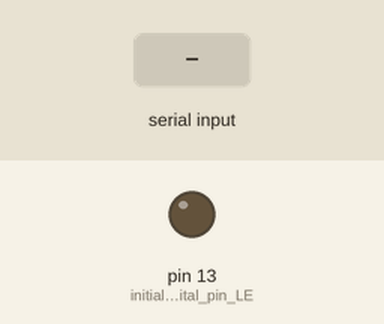
The sketch below on a simulated Arduino Uno, built with avr-gcc and run on an emulated ATmega328P. On the bench: output pins drawn as LEDs (lit = HIGH). The inputs (shaded band) are chosen by the test bench.

Above: at 1.2 s.
1.3 s: "1" received over Serial
At 1.6 s:
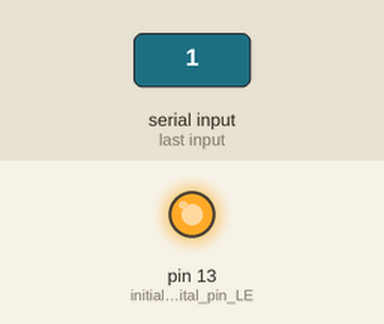
2.8 s: "0" received over Serial
At 3.9 s:
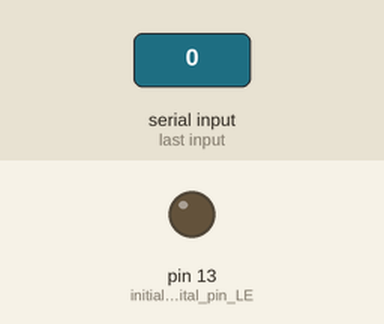
4.3 s: "2" received over Serial
At 5.1 s:
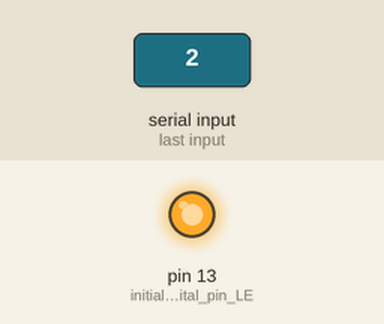
Timing chart, 0 to 7.3 s (numbered marks = the images above; inputs shaded):
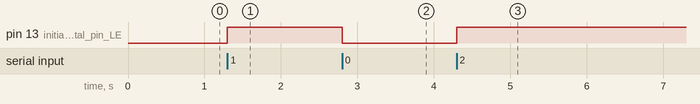

The sketch:

ReceiveDataFromMaster.ino
```cpp
#include <Arduino.h>


bool onOff = false;


void setup() {

  Serial.begin(115200);
  while (!Serial) {}; // wait for serial port to connect.

  pinMode(LED_BUILTIN, OUTPUT); // initialize digital pin LED_BUILTIN as an output.
}


void loop() {

  if (!Serial.available())
    return;


  if (Serial.read() != -1) {
    onOff = !onOff;
    digitalWrite(LED_BUILTIN, onOff);
  }
}
```

Measured:
- after the input at 1.3 s, pin 13 (initialize_digital_pin_LE): LOW → HIGH at once
- after the input at 2.8 s, pin 13 (initialize_digital_pin_LE): HIGH → LOW at once
- after the input at 4.3 s, pin 13 (initialize_digital_pin_LE): LOW → HIGH at once
